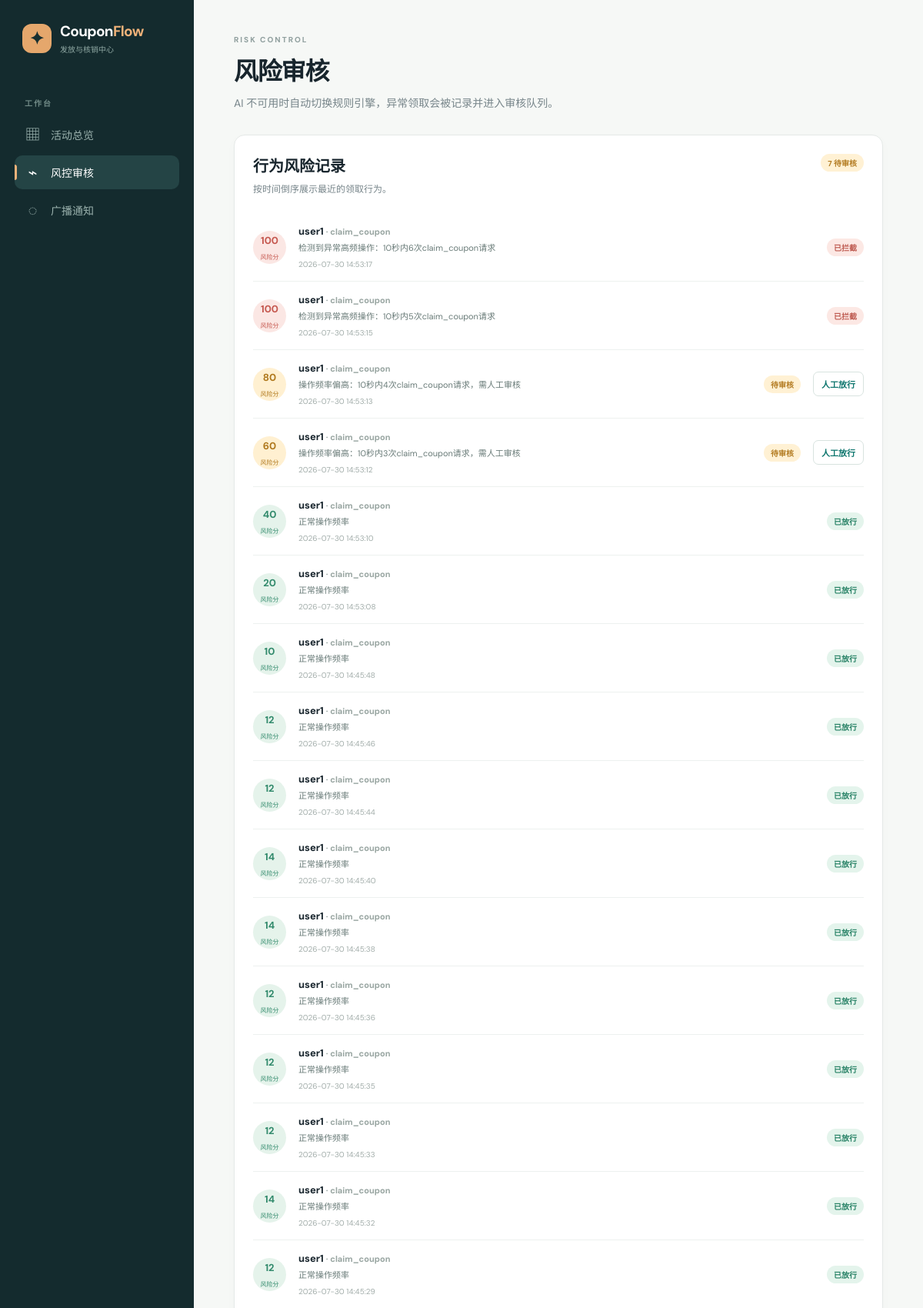
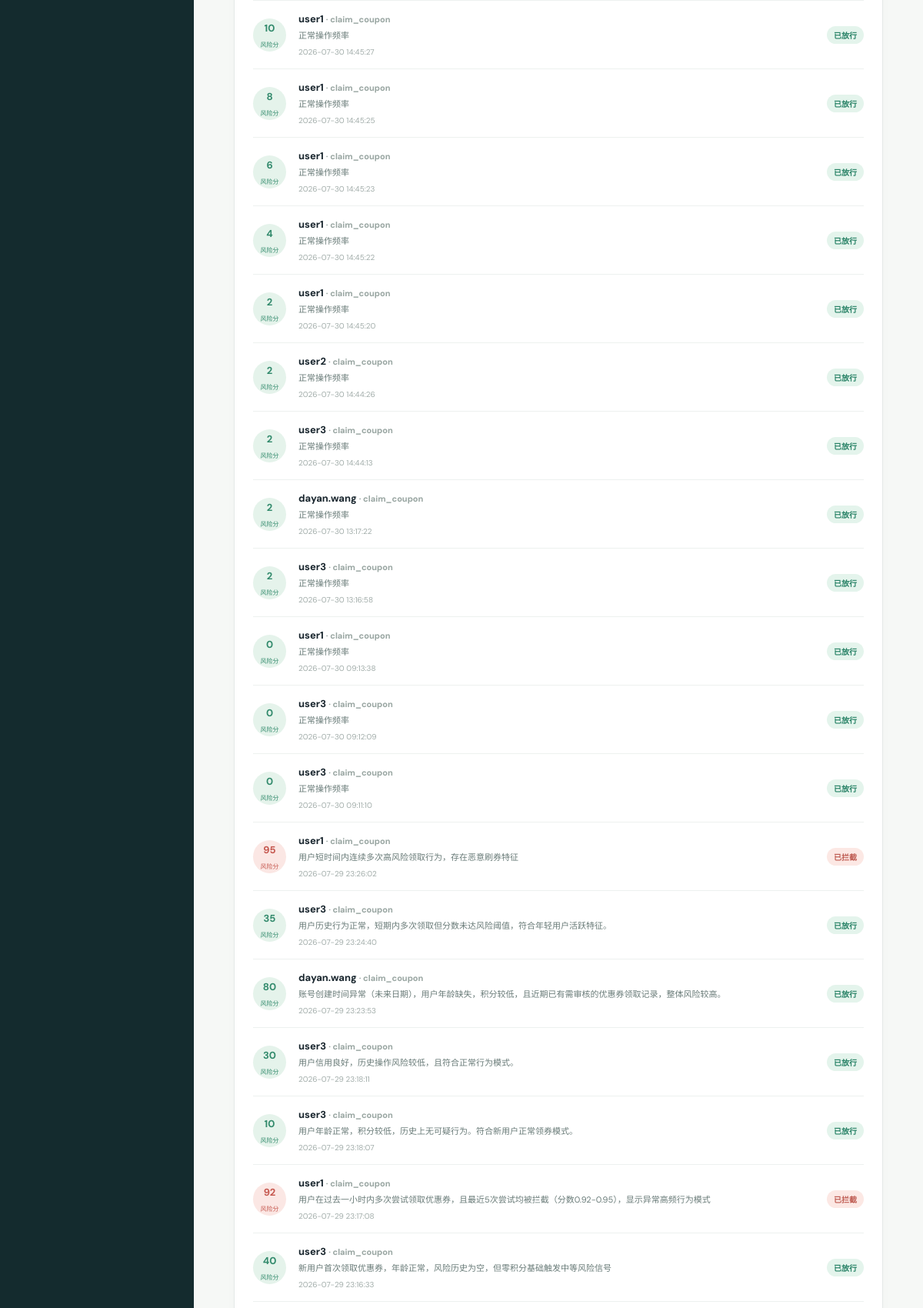
Screenshot of /operator/risk-logs (signed in, upper part) with the database file from the repository (2 pictures, top to bottom).
### api/app/models/risk_log.py (models this page shows, shortened)
class RiskLog(db.Model):
    __tablename__ = "risk_logs"
    id = db.Column(db.Integer, primary_key=True)
    user_id = db.Column(db.Integer, db.ForeignKey("users.id"), nullable=False)
    action = db.Column(db.String(50), nullable=False)
    risk_score = db.Column(db.Float, default=0.0)
    decision = db.Column(db.String(20), nullable=False, default="allow")
    reason = db.Column(db.Text, default="")
    created_at = db.Column(db.DateTime, default=datetime.now)
    user = db.relationship("User", backref="risk_logs", foreign_keys=[user_id])

### api/app/models/user.py (models this page shows, shortened)
class User(UserMixin, db.Model):
    __tablename__ = "users"
    id = db.Column(db.Integer, primary_key=True)
    username = db.Column(db.String(80), unique=True, nullable=False, index=True)
    password_hash = db.Column(db.String(256), nullable=False)
    role = db.Column(db.String(20), nullable=False, default="user")
    phone = db.Column(db.String(20), default="")
    age = db.Column(db.Integer, nullable=True)
    gender = db.Column(db.String(10), default="")
    hobbies = db.Column(db.String(200), default="")
    occupation = db.Column(db.String(100), default="")
    points = db.Column(db.Integer, default=0)
    last_login = db.Column(db.DateTime, default=datetime.now)
    created_at = db.Column(db.DateTime, default=datetime.now)
    coupons = db.relationship(
        "Coupon", backref="owner", lazy="dynamic", foreign_keys="Coupon.user_id"
    )
    campaign_reservations = db.relationship(
        "CampaignReservation",
        back_populates="user",
        lazy="dynamic",
        cascade="all, delete-orphan",
    )
    @property
    def password(self):
        raise AttributeError("password is not readable")

### api/app/routes/operator.py (the view)
@operator_bp.route("/risk-logs")
def risk_logs():
    logs = RiskLog.query.order_by(RiskLog.created_at.desc()).all()
    return render_template("operator/risk_logs.html", logs=logs)

### ai/providers/bedrock.py (called while the page is built)
    @property
    def available(self) -> bool:
        if self.config.mock_mode:
            return False
        return bool(self.config.bearer_token or self._runtime_client is not None)

    @property
    def status(self) -> Mapping[str, Any]:
        if self.config.mock_mode:
            mode, label = "fallback", "规则引擎降级"
        elif self.config.bearer_token:
            mode, label = "bedrock_api", "Bedrock API"
        elif self._runtime_client is not None:
            mode, label = "bedrock_sdk", "Bedrock SDK"
        else:
            mode, label = "fallback", "规则引擎降级"
        return {
            "mode": mode,
            "label": label,
            "connected": self.available,
            "model": self.config.model_id,
            "region": self.config.region,
        }

### ai/service.py (called while the page is built)
    @property
    def status(self) -> dict[str, Any]:
        return dict(self.provider.status)

### api/app/__init__.py (called while the page is built)
@login_manager.user_loader
def load_user(user_id):
    from api.app.models import User
    return db.session.get(User, int(user_id))

### api/app/observability.py (called while the page is built)
def sanitize_text(value, max_length=500):
    result = str(value or "")
    for pattern, replacement in _SENSITIVE_PATTERNS:
        result = pattern.sub(replacement, result)
    if len(result) > max_length:
        return result[: max_length - 1] + "…"
    return result

### api/app/routes/operator.py (called while the page is built)
@operator_bp.before_request
@login_required
@operator_required
def before_request():
    pass

### api/app/services/ai_gateway.py (called while the page is built)
    @property
    def status(self):
        return self._service.status

### ui/templates/operator/risk_logs.html
{% extends 'base.html' %}{% block title %}风控审核 · CouponFlow{% endblock %}{% block content %}<header class="page-top"><div><p class="kicker">RISK CONTROL</p><h1>风险审核</h1><p>AI 不可用时自动切换规则引擎，异常领取会被记录并进入审核队列。</p></div></header><section class="panel"><div class="panel-heading"><div><h2>行为风险记录</h2><p class="panel-desc">按时间倒序展示最近的领取行为。</p></div><span class="status status-review">{{ logs|selectattr('decision','equalto','review')|list|length }} 待审核</span></div><div class="risk-list">{% for log in logs %}<div class="risk-row"><div class="risk-score score-{{ log.decision }}"><strong>{{ '%.0f'|format(log.risk_score * 100) }}</strong><small>风险分</small></div><div class="risk-main"><strong>{{ log.user.username }} <span class="muted">· {{ log.action }}</span></strong><p>{{ log.reason }}</p><small>{{ log.created_at.strftime('%Y-%m-%d %H:%M:%S') }}</small></div><span class="status status-{{ log.decision }}">{{ {'allow':'已放行','block':'已拦截','review':'待审核'}[log.decision] }}</span>{% if log.decision == 'review' %}<form method="post" action="{{ url_for('operator.resolve_risk_log', log_id=log.id) }}"><input type="hidden" name="action" value="allow"><button class="small-button" type="submit">人工放行</button></form>{% endif %}</div>{% else %}<div class="empty-state small"><span>✓</span><h3>暂无风险记录</h3><p>当前系统运行平稳。</p></div>{% endfor %}</div></section>{% endblock %}

### ui/static/css/style.css (style rules this page uses)
:root { --ink:#18252d;--muted:#77858a;--line:#e5e9e7;--paper:#f6f8f6;--white:#fff;--teal:#0e766e;--teal-dark:#075a55;--mint:#dff1e9;--coral:#ec765d;--yellow:#f4bf53;--purple:#8375c7;--red:#d85a51;--shadow:0 18px 50px rgba(28,52,51,.08) }
* { box-sizing:border-box }
body { margin:0;background:var(--paper);color:var(--ink);font-family:'Noto Sans SC','DM Sans',sans-serif;font-size:14px }
button,input,select,textarea { font:inherit }
button { cursor:pointer }
h1,h2,h3,p { margin-top:0 }
h1 { font-size:32px;letter-spacing:-1.2px;margin:0 0 9px;font-weight:800 }
h2 { font-size:20px;margin:0;font-weight:800 }
.kicker { font-size:10px;letter-spacing:2px;color:#91a09f;font-weight:800;margin:0 0 9px }
.page-top { display:flex;justify-content:space-between;align-items:flex-start;gap:25px;margin:5px 0 32px }
.page-top>div p:last-child,.page-heading>p:last-child { color:var(--muted);margin-bottom:0 }
.panel { background:#fff;border:1px solid var(--line);border-radius:14px;padding:24px;box-shadow:0 4px 15px rgba(34,62,58,.02) }
.panel-heading { display:flex;justify-content:space-between;align-items:flex-start;gap:16px;margin-bottom:21px }
.panel-heading h2 { display:flex;align-items:center;gap:9px }
.panel-desc { color:var(--muted);font-size:12px;margin:7px 0 0 }
.status { display:inline-flex;align-items:center;white-space:nowrap;border-radius:20px;padding:4px 9px;font-size:10px;font-weight:700 }
.status-active,.status-allow,.status-verified { color:#258064;background:#e4f4ec }
.status-draft,.status-review { color:#b37b21;background:#fff1d4 }
.status-cancelled,.status-block,.status-expired { color:#be5a50;background:#fce8e4 }
.panel-desc { line-height:1.7 }
.small-button { border:1px solid #d8e3df;background:#fff;border-radius:7px;color:var(--teal);padding:7px 10px;font-size:11px;font-weight:700 }
.muted { color:#98a5a1!important;font-size:11px }
.risk-list { display:grid }
.risk-row { display:flex;align-items:center;gap:16px;padding:14px 0;border-bottom:1px solid #edf1ef }
.risk-score { height:43px;width:43px;border-radius:50%;display:grid;place-items:center;background:#e5f3eb;color:#328a6c;flex:none }
.risk-score strong { font-size:13px }
.risk-score small { font-size:8px }
.score-block { background:#fbe7e4;color:#c5574e }
.score-review { background:#fff0d1;color:#af771b }
.risk-main { flex:1;min-width:0 }
.risk-main strong { font-size:13px }
.risk-main p { font-size:11px;color:#697b78;margin:4px 0 }
.risk-main small { font-size:10px;color:#a1aca9 }

### rows the page displays
RiskLog: log.risk_score*100 "100", user.username "user1", action "claim_coupon", reason "检测到异常高频操作：10秒内6次claim_coupon请求", created_at "2026-07-30 14:53:17", decision "已拦截"
RiskLog: log.risk_score*100 "100", user.username "user1", action "claim_coupon", reason "检测到异常高频操作：10秒内5次claim_coupon请求", created_at "2026-07-30 14:53:15", decision "已拦截"
RiskLog: log.risk_score*100 "80", user.username "user1", action "claim_coupon", reason "操作频率偏高：10秒内4次claim_coupon请求，需人工审核", created_at "2026-07-30 14:53:13", decision "待审核"
RiskLog: log.risk_score*100 "60", user.username "user1", action "claim_coupon", reason "操作频率偏高：10秒内3次claim_coupon请求，需人工审核", created_at "2026-07-30 14:53:12", decision "待审核"
RiskLog: log.risk_score*100 "40", user.username "user1", action "claim_coupon", reason "正常操作频率", created_at "2026-07-30 14:53:10", decision "已放行"
RiskLog: log.risk_score*100 "20", user.username "user1", action "claim_coupon", reason "正常操作频率", created_at "2026-07-30 14:53:08", decision "已放行"
RiskLog: log.risk_score*100 "10", user.username "user1", action "claim_coupon", reason "正常操作频率", created_at "2026-07-30 14:45:48", decision "已放行"
RiskLog: log.risk_score*100 "12", user.username "user1", action "claim_coupon", reason "正常操作频率", created_at "2026-07-30 14:45:46", decision "已放行"
RiskLog: log.risk_score*100 "12", user.username "user1", action "claim_coupon", reason "正常操作频率", created_at "2026-07-30 14:45:44", decision "已放行"
RiskLog: log.risk_score*100 "14", user.username "user1", action "claim_coupon", reason "正常操作频率", created_at "2026-07-30 14:45:40", decision "已放行"
RiskLog: log.risk_score*100 "14", user.username "user1", action "claim_coupon", reason "正常操作频率", created_at "2026-07-30 14:45:38", decision "已放行"
RiskLog: log.risk_score*100 "12", user.username "user1", action "claim_coupon", reason "正常操作频率", created_at "2026-07-30 14:45:36", decision "已放行"
RiskLog: log.risk_score*100 "12", user.username "user1", action "claim_coupon", reason "正常操作频率", created_at "2026-07-30 14:45:35", decision "已放行"
RiskLog: log.risk_score*100 "12", user.username "user1", action "claim_coupon", reason "正常操作频率", created_at "2026-07-30 14:45:33", decision "已放行"
RiskLog: log.risk_score*100 "14", user.username "user1", action "claim_coupon", reason "正常操作频率", created_at "2026-07-30 14:45:32", decision "已放行"
RiskLog: log.risk_score*100 "12", user.username "user1", action "claim_coupon", reason "正常操作频率", created_at "2026-07-30 14:45:29", decision "已放行"
RiskLog: log.risk_score*100 "10", user.username "user1", action "claim_coupon", reason "正常操作频率", created_at "2026-07-30 14:45:27", decision "已放行"
RiskLog: log.risk_score*100 "8", user.username "user1", action "claim_coupon", reason "正常操作频率", created_at "2026-07-30 14:45:25", decision "已放行"
RiskLog: log.risk_score*100 "6", user.username "user1", action "claim_coupon", reason "正常操作频率", created_at "2026-07-30 14:45:23", decision "已放行"
RiskLog: log.risk_score*100 "4", user.username "user1", action "claim_coupon", reason "正常操作频率", created_at "2026-07-30 14:45:22", decision "已放行"
RiskLog: log.risk_score*100 "2", user.username "user1", action "claim_coupon", reason "正常操作频率", created_at "2026-07-30 14:45:20", decision "已放行"
RiskLog: log.risk_score*100 "2", user.username "user2", action "claim_coupon", reason "正常操作频率", created_at "2026-07-30 14:44:26", decision "已放行"
RiskLog: log.risk_score*100 "2", user.username "user3", action "claim_coupon", reason "正常操作频率", created_at "2026-07-30 14:44:13", decision "已放行"
RiskLog: log.risk_score*100 "2", user.username "dayan.wang", action "claim_coupon", reason "正常操作频率", created_at "2026-07-30 13:17:22", decision "已放行"
RiskLog: log.risk_score*100 "2", user.username "user3", action "claim_coupon", reason "正常操作频率", created_at "2026-07-30 13:16:58", decision "已放行"
RiskLog: log.risk_score*100 "0", user.username "user1", action "claim_coupon", reason "正常操作频率", created_at "2026-07-30 09:13:38", decision "已放行"
RiskLog: log.risk_score*100 "0", user.username "user3", action "claim_coupon", reason "正常操作频率", created_at "2026-07-30 09:12:09", decision "已放行"
RiskLog: log.risk_score*100 "0", user.username "user3", action "claim_coupon", reason "正常操作频率", created_at "2026-07-30 09:11:10", decision "已放行"
RiskLog: log.risk_score*100 "95", user.username "user1", action "claim_coupon", reason "用户短时间内连续多次高风险领取行为，存在恶意刷券特征", created_at "2026-07-29 23:26:02", decision "已拦截"
RiskLog: log.risk_score*100 "35", user.username "user3", action "claim_coupon", reason "用户历史行为正常，短期内多次领取但分数未达风险阈值，符合年轻用户活跃特征。", created_at "2026-07-29 23:24:40", decision "已放行"
RiskLog: log.risk_score*100 "80", user.username "dayan.wang", action "claim_coupon", reason "账号创建时间异常（未来日期），用户年龄缺失，积分较低，且近期已有需审核的优惠券领取记录，整体风险较高。", created_at "2026-07-29 23:23:53", decision "已放行"
RiskLog: log.risk_score*100 "30", user.username "user3", action "claim_coupon", reason "用户信用良好，历史操作风险较低，且符合正常行为模式。", created_at "2026-07-29 23:18:11", decision "已放行"
RiskLog: log.risk_score*100 "10", user.username "user3", action "claim_coupon", reason "用户年龄正常，积分较低，历史上无可疑行为。符合新用户正常领券模式。", created_at "2026-07-29 23:18:07", decision "已放行"
RiskLog: log.risk_score*100 "92", user.username "user1", action "claim_coupon", reason "用户在过去一小时内多次尝试领取优惠券，且最近5次尝试均被拦截（分数0.92-0.95），显示异常高频行为模式", created_at "2026-07-29 23:17:08", decision "已拦截"
RiskLog: log.risk_score*100 "40", user.username "user3", action "claim_coupon", reason "新用户首次领取优惠券，年龄正常，风险历史为空，但零积分基础触发中等风险信号", created_at "2026-07-29 23:16:33", decision "已放行"

### other values shown
{{ logs|selectattr('decision','equalto','review')|list|length }} "7"
